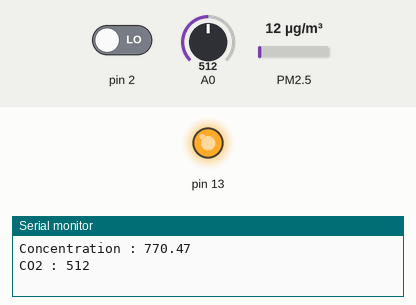
This sketch was run on a simulated Arduino Uno, built with avr-gcc and run on an emulated ATmega328P. Parts: output pins drawn as LEDs (lit = HIGH), the last lines printed to the serial monitor. Wiring (inferred from the names in the program): dust sensor: data pin 8. The inputs (shaded band) are chosen by the test bench; at power-on: A0 = 512, pin 2 LOW, PM2.5 12 µg/m³.

Above: at 11.6 s.
11.7 s: A0 set to 417
21.6 s: A0 set to 391
At 31.4 s:
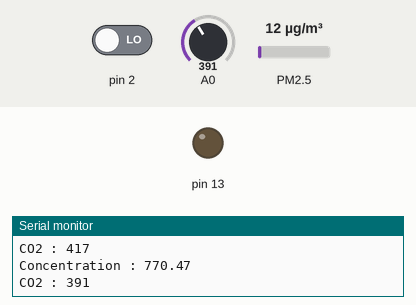
32.1 s: A0 set to 410
At 41.6 s:
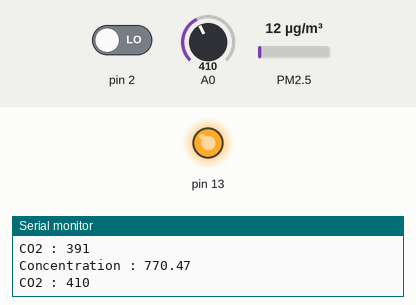
Timing chart, 0 to 43.1 s (numbered marks = the images above; inputs shaded):
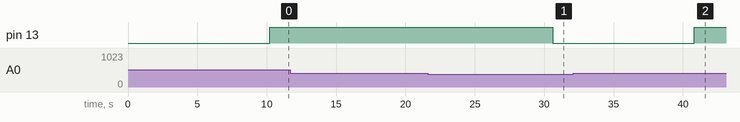

Measured:
- the behaviour switches between 401 and 400 on A0 (found by bisection; images 0 and 1)
- after the input at 21.6 s, pin 13: HIGH → LOW after 9.0 s
- after the input at 32.1 s, pin 13: LOW → HIGH after 8.7 s

The sketch:

Get_particule.ino
```cpp
int pin = 8;
unsigned long duration;
unsigned long starttime;
unsigned long sampletime_ms = 10000;//sampe 30s ;
unsigned long lowpulseoccupancy = 0;
float ratio = 0;
float concentration = 0;
int sensorValue;
int digitalValue;

void setup()
{
    Serial.begin(9600);
    pinMode(pin,INPUT);
    pinMode(13, OUTPUT);
    pinMode( 3, INPUT);
    starttime = millis();//get the current time;
}

void loop()
{
    duration = pulseIn(pin, LOW);
    lowpulseoccupancy = lowpulseoccupancy+duration;
    //Serial.print(duration);
    //Serial.print(",");
    if ((millis()-starttime) > sampletime_ms)//if the sampel time == 30s
    {
        ratio = lowpulseoccupancy/(sampletime_ms*10.0);  // Integer percentage 0=>100
        concentration = 1.1*pow(ratio,3)-3.8*pow(ratio,2)+520*ratio+0.62; // using spec sheet curve
        Serial.print("Concentration : ");
        Serial.println(concentration);
        lowpulseoccupancy = 0;
        starttime = millis();
        sensorValue = analogRead(0); // read analog input pin 0
        digitalValue = digitalRead(2);

        if(sensorValue>400){
          digitalWrite(13, HIGH);
        }
        else
        digitalWrite(13, LOW);
        Serial.print("CO2 : ");
        Serial.println(sensorValue, DEC); // prints the value read
    }

}
```
